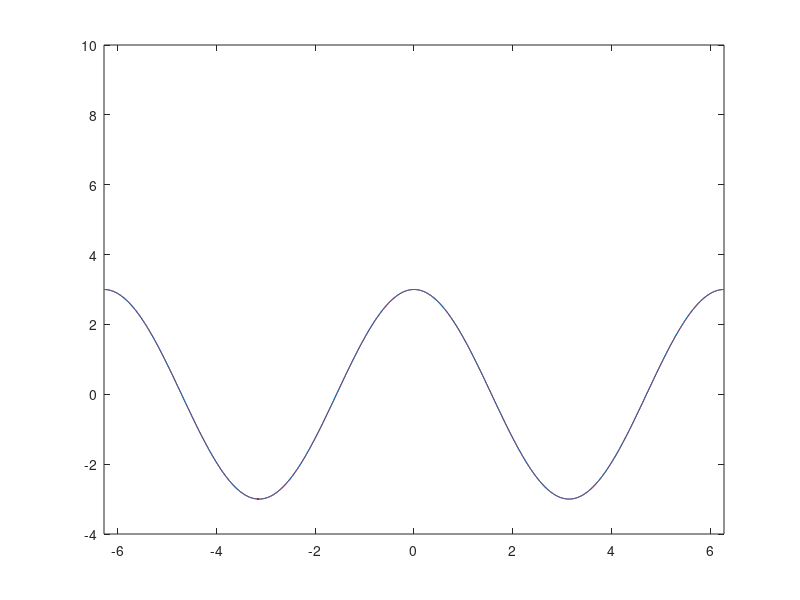

Write the MATLAB code that produced this figure. (Note: this script raises an error after producing the figure.)
close all;

%kB = 1.38064852*10^-23;
%dTemp = 10000;
kB = 1;
dTemp = 10000;


%timestep and endtime
dt = .1;
T = 150;

%width of gaussians
width = 0.3;

%initial gaussian size
w = 0.3;

%how frequently we deposit gaussians
howoften=10;

deposit_list = zeros(T/dt/howoften,1);
weight_list = zeros(T/dt/howoften,1);
index=1;



f_0 = @(x) 3*sin(x);
U_0 = @(x) 3*cos(x);

x=-pi;
f = f_0;
U = U_0;

U_mod = @(x) 0;

xgrid=linspace(-2*pi,2*pi,1000);

figure
for i=1:T/dt
    x = x + f(x)*dt + 1/2*sqrt(dt)*randn;
    
    if x<-2*pi
        x = 4*pi-x;
    elseif x>2*pi
        x = x-4*pi;
    end
    
    
    if mod(i,howoften) == 0
        deposit_list(index) = x;
        weight_list(index)  = w*exp(-U_mod(x)/(kB*dTemp));
        
        f_mod = @(y) -gaussian_deriv(y,deposit_list(1:index),repmat(width,1,index),weight_list(1:index))...
            -gaussian_deriv(y,deposit_list(1:index)+4*pi,repmat(width,1,index),weight_list(1:index))...
            -gaussian_deriv(y,deposit_list(1:index)-4*pi,repmat(width,1,index),weight_list(1:index));
        U_mod = @(y) gaussian(y,deposit_list(1:index),repmat(width,1,index),weight_list(1:index))...
            +gaussian(y,deposit_list(1:index)+4*pi,repmat(width,1,index),weight_list(1:index))...
            +gaussian(y,deposit_list(1:index)-4*pi,repmat(width,1,index),weight_list(1:index));
        
        
        f = @(y) f_0(y) + f_mod(y);
        U = @(y) U_0(y) + U_mod(y);
        
        
        index = index + 1;
    end
    
    plot(xgrid,U(xgrid),'r')
    hold on
    plot(x,U(x),'r.')
    plot(xgrid,U_0(xgrid))
    axis([-2*pi,2*pi,-4,10])
    hold off
    drawnow
end












samples=10;
n_modified=10;

X0 = -pi;
XT = pi;
obs_noise = 0.01;
T = 20;

dt = .1;
t=0:dt:T;

dt_HMC = 0.01;
T_HMC = .1/dt_HMC;

increments = zeros(length(t)-1,samples+1);
increments(:,end) = 1/2*randn(length(t)-1,1);


indexlist=0:ceil(length(deposit_list)/n_modified):length(deposit_list);

for j=1:length(indexlist);
    
    index=indexlist(length(indexlist)-j+1);
    
    increments(:,1) = increments(:,end);
    modified_drift = @(y) f_0(y)-gaussian_deriv(y,deposit_list(1:index),repmat(width,1,index),weight_list(1:index))...
        -gaussian_deriv(y,deposit_list(1:index)+4*pi,repmat(width,1,index),weight_list(1:index))...
        -gaussian_deriv(y,deposit_list(1:index)-4*pi,repmat(width,1,index),weight_list(1:index));
    modified_d_drift = @(y) 3*cos(y)...
            - gaussian_2nd_deriv(y,deposit_list(1:index),repmat(width,1,index),weight_list(1:index))...
            - gaussian_2nd_deriv(y,deposit_list(1:index)+4*pi,repmat(width,1,index),weight_list(1:index))...
            - gaussian_2nd_deriv(y,deposit_list(1:index)-4*pi,repmat(width,1,index),weight_list(1:index));
    
    U = @(b) periodic_potential(b,X0,XT,obs_noise,modified_drift,dt,-2*pi,2*pi);
    dU = @(b) periodic_grad_potential(b,X0,XT,obs_noise,modified_drift,modified_d_drift,dt,-2*pi,2*pi);
    
    for i=1:samples
        increments(:,i+1) = HMC(U,dU,dt_HMC,T_HMC,increments(:,i));
    end
    paths = zeros(length(t),samples+1);
    paths(1,:) = X0;


for k=1:samples+1
    for l=2:length(t)
        paths(l,k) = paths(l-1,k)+dt*modified_drift(paths(l-1,k))+increments(l-1,k);
        
        if paths(l,k) <-2*pi
            paths(l,k) = 4*pi+paths(l,k);
        elseif paths(l,k) > 2*pi
            paths(l,k) = paths(l,k)-4*pi;
        end
    end
end

figure(1)
plot(t,paths)
drawnow

end